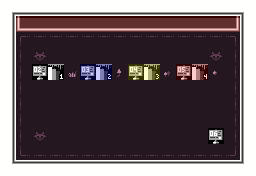

Rendered tile map (Tiled .tmx) drawn with the repository's tilesets; below, a short description and the full map source, tile grids included:
An orthogonal 16x11 tile map with 16x16 px tiles, 2 tile layers (Base, Attributes), 5 tilesets.

<map version="1.10" tiledversion="1.11.0" orientation="orthogonal" renderorder="right-down" width="16" height="11" tilewidth="16" tileheight="16" infinite="0" nextlayerid="66" nextobjectid="1">
 <properties>
  <property name="category" value="exterior" />
  <property name="dark" type="bool" value="false" />
  <property name="exit_east" type="bool" value="true" />
  <property name="exit_north" type="bool" value="true" />
  <property name="exit_south" type="bool" value="true" />
  <property name="exit_west" type="bool" value="true" />
  <property name="forbid_spawning" type="bool" value="false" />
  <property name="room_obj_palette" value="sprite_palette_overworld" />
  <property name="room_palette" value="hub_world_palette" />
 </properties>
 <tileset firstgid="1" source="../../MapTiles.tsx" />
 <tileset firstgid="257" source="../../DiscoFloorTiles.tsx" />
 <tileset firstgid="289" source="../../Attributes.tsx" />
 <tileset firstgid="293" source="../../TechnicalTiles.tsx" />
 <tileset firstgid="357" source="../../SignTiles.tsx" />
 <layer id="1" name="Base" width="16" height="11">
  <data encoding="csv">
212,226,226,226,226,226,226,226,226,226,226,226,226,226,226,213,
211,241,242,242,242,242,242,242,242,242,242,242,242,242,243,209,
211,258,259,259,259,259,259,259,259,259,259,259,259,259,260,209,
211,266,273,257,257,257,257,257,257,257,257,257,257,273,268,209,
211,266,359,325,282,360,326,264,361,327,281,362,328,279,268,209,
211,266,257,257,257,257,257,257,257,257,257,257,257,257,268,209,
211,266,257,257,257,257,257,257,257,257,257,257,257,257,268,209,
211,266,257,257,257,257,257,257,257,257,257,257,257,257,268,209,
211,266,273,257,257,257,257,257,257,257,257,257,257,363,268,209,
211,274,275,275,275,275,275,275,275,275,275,275,275,275,276,209,
228,194,194,194,194,194,194,194,194,194,194,194,194,194,194,229
</data>
 </layer>
 <layer id="2" name="Attributes" width="16" height="11" opacity="0.2">
  <data encoding="csv">
289,289,289,289,289,289,289,289,289,289,289,289,289,289,289,289,
289,292,292,292,292,292,292,292,292,292,292,292,292,292,292,289,
289,289,289,289,289,289,289,289,289,289,289,289,289,289,289,289,
289,289,0,0,0,0,0,0,0,0,0,0,0,0,289,289,
289,289,289,289,289,290,290,289,291,291,289,292,292,289,289,289,
289,289,289,289,289,289,289,289,289,289,289,289,289,289,289,289,
289,289,289,289,289,289,289,289,289,289,0,0,0,0,289,289,
289,289,289,289,289,289,289,289,289,289,289,289,289,289,289,289,
289,289,289,0,0,289,289,289,0,0,0,289,289,289,289,289,
289,289,289,289,289,0,0,0,0,289,289,289,289,289,289,289,
289,289,289,289,289,289,289,289,289,289,289,289,289,289,289,289
</data>
 </layer>
</map>
